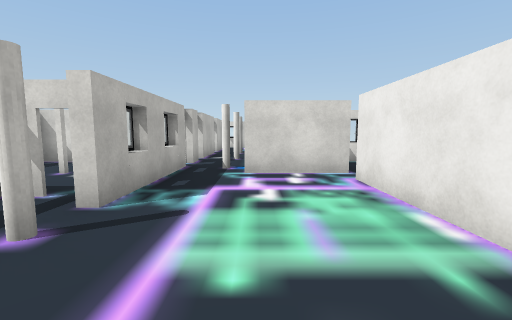
View 1 (above)

24 first-person views from a walk through a scene from a Unity 3-D project. The camera is 1.5 m above the floor, tilts 6° down and sees 90° across. Doors are open. The floor is counted in squares, 2 m on a side. Each view is taken from the middle of a square. On the plan, view 1 faces up. The plan holds only what a view shows up to about 9 squares ahead; the rest is blank. The place goes on beyond the plan. The player character is not drawn. Some surface patterns are stand-ins.

View 2
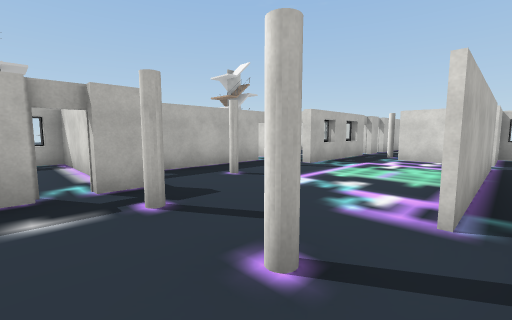

View 3
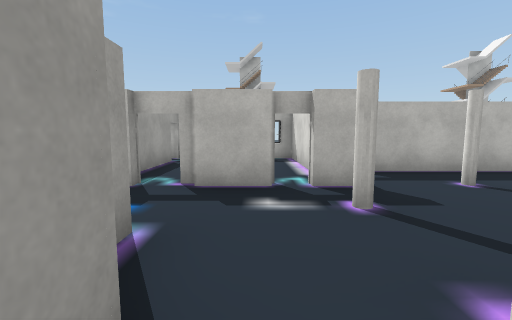

View 4
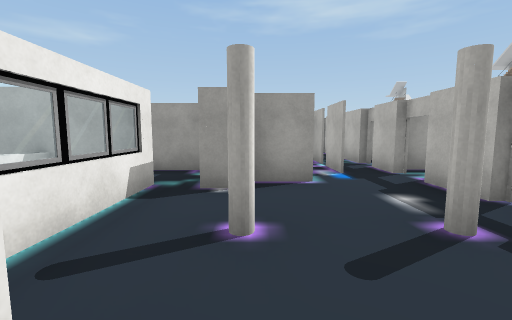

View 5
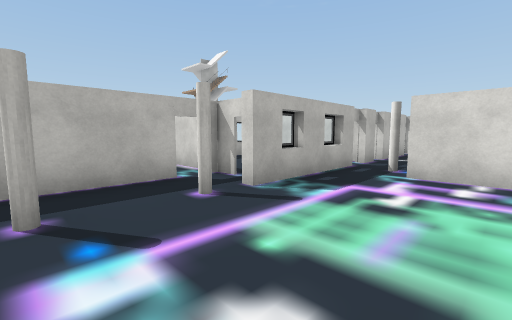

View 6
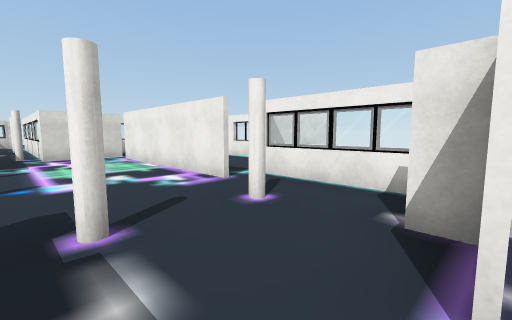

View 7
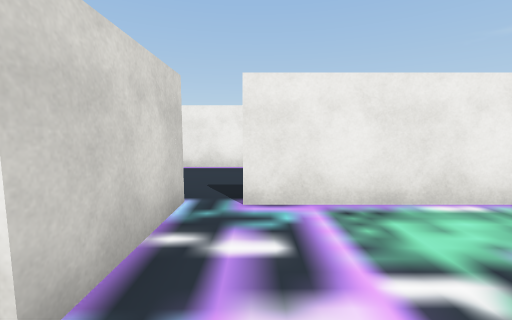

View 8
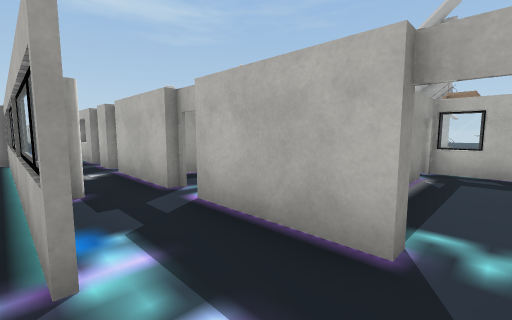

View 9
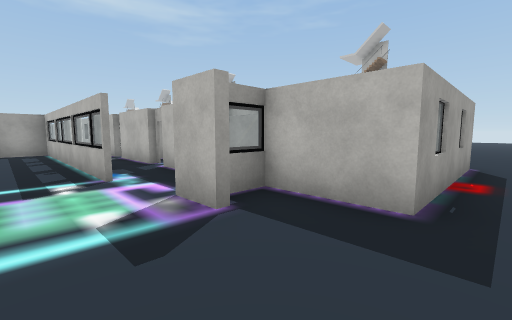

View 10
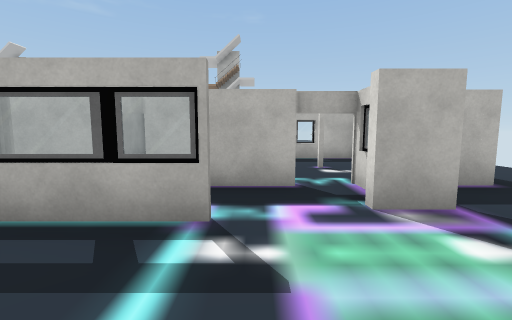

View 11
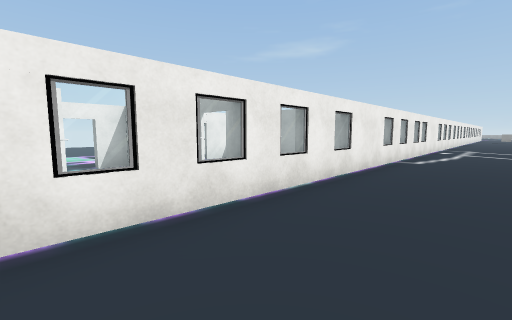

View 12
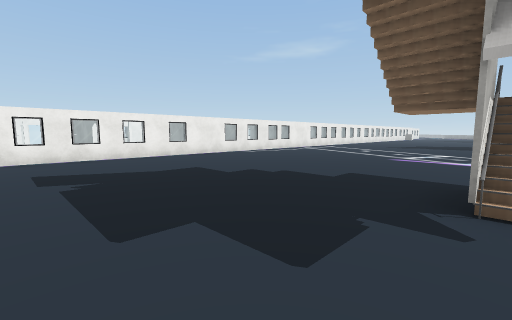

View 13
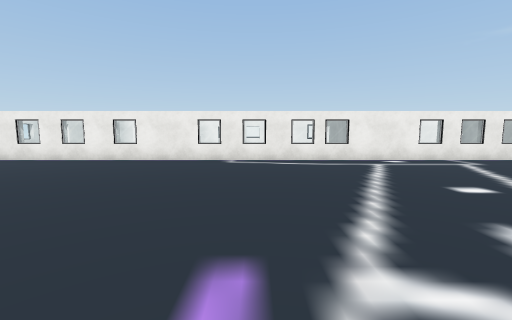

View 14
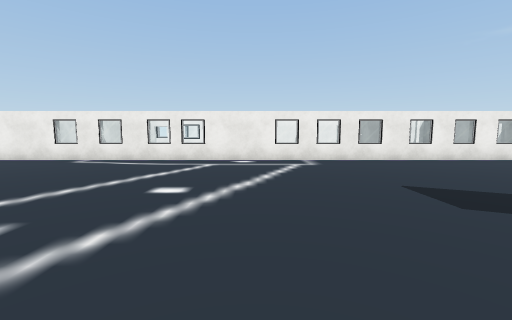

View 15
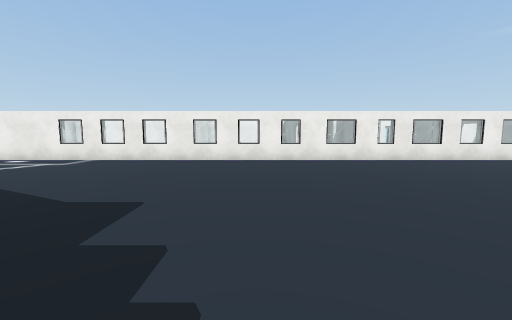

View 16
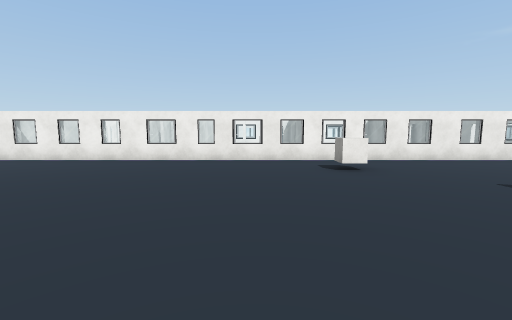

View 17
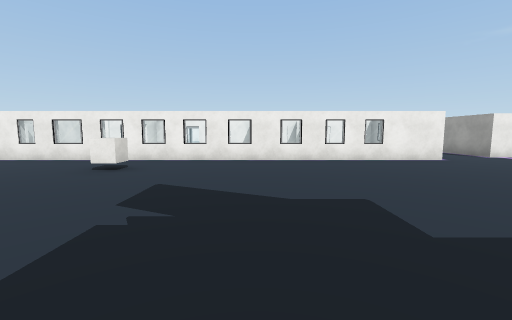

View 18
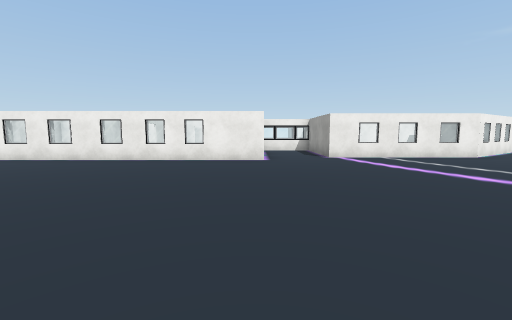

View 19
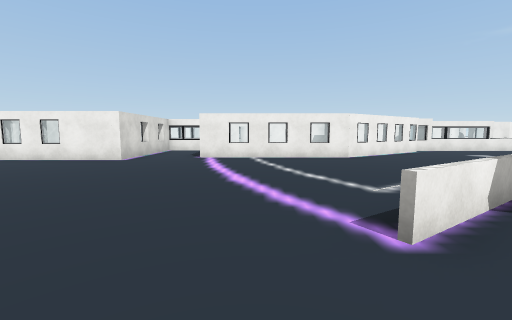

View 20
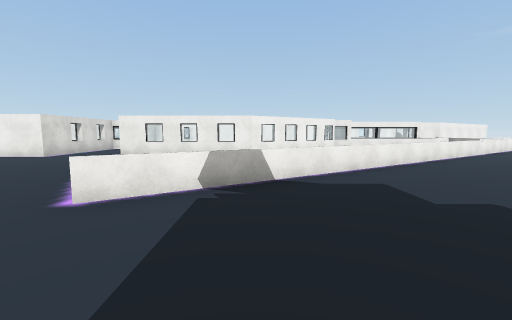

View 21
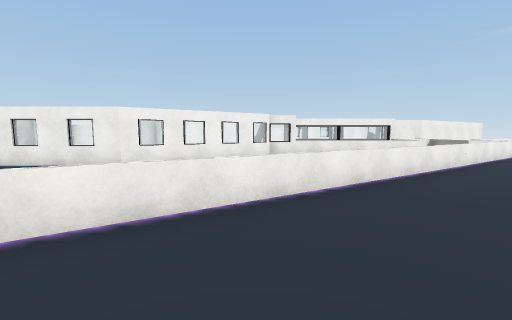

View 22
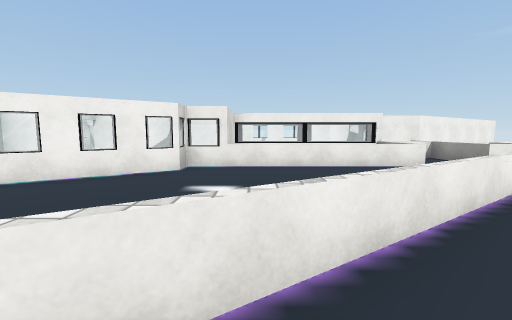

View 23
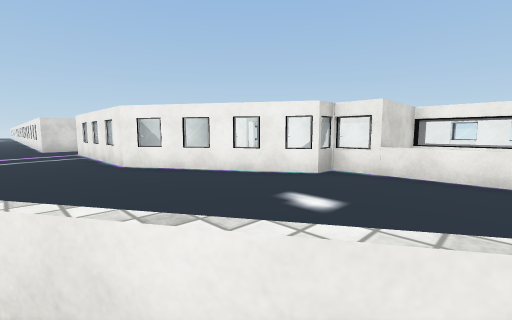

View 24
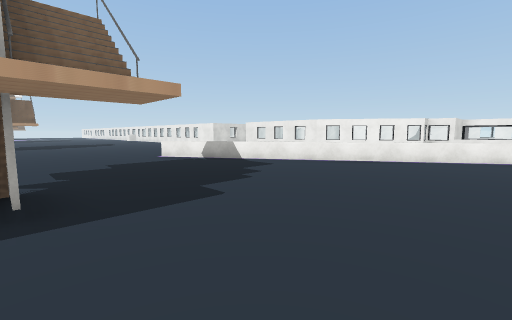

### Floor plan
Points are (right, up) in squares from view 1. A wall is a line through its corners. A room is listed if a view was taken in it or the views show most of it. See-through windows are left out.
Room 1 (views 1, 2, 3, 4, 5, 6, 7)
walls: (1.6, -0.6) (1.6, 4.2); (-1.6, -1.5) (-1.6, -2.2); (-1.6, -2.8) (-1.6, -3.9); (1.2, -3.4) (1.9, -3.4); (-3, 2.1) (-3, -0.8); (0, -3.9) (1.2, -3.9); (2.5, -3.4) (3.5, -3.4); (-1.6, 4.5) (-1.6, 3.8); (1.7, 4.8) (-0.2, 4.8)
low walls: (3.8, -3.5) (3.8, -2.7)
ways out: opening at (-1, 5) to room 2; opening at (4.5, -2) to room 2; open door at (-3, 2.5) to room 3; open door at (-2.3, -2.8); open door at (2, -4); open door at (2, -1); open door at (2, 4.5)
objects: cylinder (-2, 0); cylinder (-2, 2); other object (-2, 3); cylinder (-1, -2); other object (-1, 3); cylinder (1, -2); other object (3, -3); other object (3, -2); other object (3, -1)
Room 2 (views 8, 9, 10)
walls: (3.5, -3.4) (4.5, -3.4); (4.9, -0.6) (3.4, -0.6); (-0.2, 4.8) (-0.2, 5.4); (-0.1, 5.6) (-0.1, 5) (1.1, 5); (1.7, 6.4) (1.7, 4.8); (-1.6, 7.1) (-1.6, 6.4); (-0.1, 9.6) (-0.1, 8.5); (-1.6, 9.8) (-1.6, 7.6); (-1.6, 12.6) (-1.6, 10.4); (-1.6, 14.6) (-1.6, 13.5)
ways out: opening at (-1, 5) to room 1; opening at (4.5, -2) to room 1; open door at (-2, 7) to room 3; open door at (-2, 10) to room 3; opening at (-2, 15.5); open door at (-2, 13)
objects: other object (-2, 5); other object (-2, 15); cylinder (-1, 5); cylinder (-1, 7); cylinder (-1, 9); other object (-1, 14); other object (0, 6); other object (0, 7); other object (0, 8); other object (0, 10); other object (0, 11); other object (2, 7); other object (3, 7); other object (5, 2)
Room 3 (views 11, 12, 13, 14, 15, 16, 17, 18, 19, 20, 21, 22, 23, 24)
walls: (-5.9, -19.2) (-5.9, -17.4); (-5.9, 1.4) (-5.9, 3.6); (-4.5, 3) (-3.9, 3); (-5.1, -23.6) (-5.1, -21.3); (-5.9, 7.4) (-5.9, 9.6); (-1.9, 6.7) (-5.5, 6.7); (-5.6, 8.7) (-2.2, 8.7); (-13.8, 10.1) (-13.8, 10.6); (-1.8, 9) (-1.8, 9.9); (-2.7, -27.5) (-2.7, -25.8) (-4.6, -25.8); (-4.1, 11.9) (-4.9, 11.9); (-2.1, -29.4) (-2.6, -29.4); (-2.2, -29.6) (-2.2, -27.2); (-0.2, -34.5) (-0.2, -30.4) (-1.6, -30.4)
low walls: (-4.7, -34.6) (-11.4, -24)
ways out: open door at (-3, 2.5) to room 1; open door at (-2, 7) to room 2; open door at (-2, 10) to room 2; opening at (-5.5, 16); opening at (-5, -20); opening at (-5, 13.5); open door at (-5, -16); open door at (-5, -14); open door at (-5, -10.5); open door at (-5, -7); open door at (-5, -5); open door at (-5, 12); open door at (-2.7, -26.7)
objects: other object (-15, 11) to (-14, 11); cube (-8, -11); other object (-7, -17); other object (-7, -16); other object (-7, -12); other object (-7, -11); other object (-7, -9); other object (-7, -8); other object (-7, -6); other object (-7, -4); other object (-7, -3); other object (-7, -1); other object (-7, 1); other object (-7, 7); other object (-7, 12); other object (-6, -17); other object (-6, -16); other object (-6, -15); other object (-6, -14); other object (-6, -13); other object (-6, -12); other object (-6, -11); other object (-6, -10); other object (-6, -9); other object (-6, -8); other object (-6, -7); other object (-6, -6); other object (-6, -5); other object (-6, -4); other object (-6, -3); other object (-6, -2); other object (-6, -1); other object (-6, 0); other object (-6, 1); other object (-6, 4); other object (-6, 5); other object (-6, 6); other object (-6, 7); other object (-6, 10); other object (-6, 11); other object (-6, 12); other object (-6, 13); other object (-6, 14); other object (-5, -26); other object (-5, -25); other object (-5, 4); other object (-5, 5); other object (-4, -28) to (-3, -28); other object (-4, -27); other object (-3, -29); other object (-2, -30)

Where each view was taken, in squares from view 1:
view 1: 0 up, 0 right, facing up
view 2: 3 down, 2 right, facing up-left
view 3: 3 down, 2 right, facing left
view 4: 0 up, 1 right, facing down
view 5: 0 up, 1 right, facing up-left
view 6: 4 down, 1 left, facing up-right
view 7: 4 up, 1 left, facing right
view 8: 13 up, 0 right, facing down-left
view 9: 16 up, 1 right, facing down-left
view 10: 12 up, 2 right, facing left
view 11: 14 up, 8 left, facing down-right
view 12: 14 up, 14 left, facing down-right
view 13: 6 up, 13 left, facing right
view 14: 2 up, 13 left, facing right
view 15: 4 down, 13 left, facing right
view 16: 9 down, 13 left, facing right
view 17: 14 down, 13 left, facing right
view 18: 19 down, 13 left, facing right
view 19: 23 down, 13 left, facing right
view 20: 26 down, 14 left, facing right
view 21: 29 down, 11 left, facing right
view 22: 31 down, 8 left, facing right
view 23: 32 down, 7 left, facing up-right
view 24: 32 down, 15 left, facing up-right
